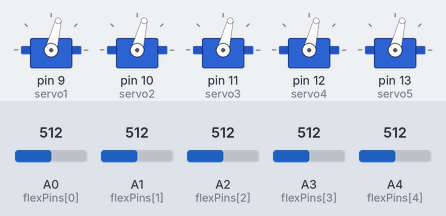
Recording of a sketch running on a simulated Arduino Uno, built with avr-gcc and run on an emulated ATmega328P. Shown: 5 × servo. The inputs (shaded band) are chosen by the test bench; at power-on: A0 (flexPins[0]) = 512, A1 (flexPins[1]) = 512, A2 (flexPins[2]) = 512, A3 (flexPins[3]) = 512, A4 (flexPins[4]) = 512.

Above: at 1.2 s.
1.3 s: A0 (flexPins[0]) set to 716
At 2.5 s:
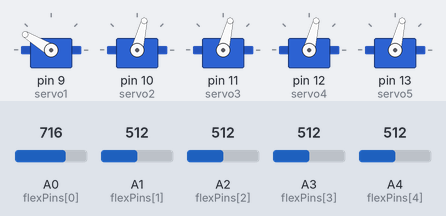
2.8 s: A1 (flexPins[1]) set to 716
At 3.1 s:
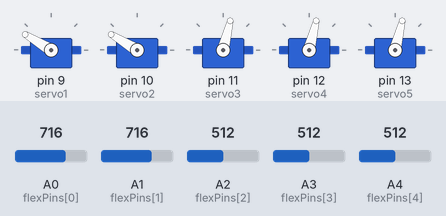
4.3 s: A2 (flexPins[2]) set to 716
At 5.5 s:
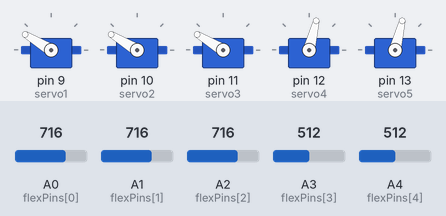
5.8 s: A3 (flexPins[3]) set to 716
At 7.0 s:
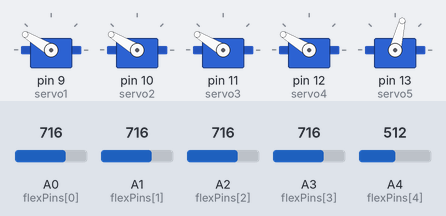
7.3 s: A4 (flexPins[4]) set to 716
At 7.8 s:
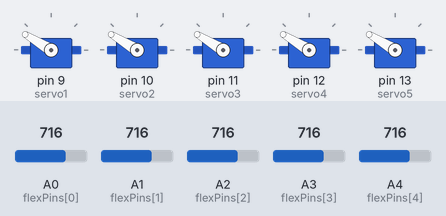
8.8 s: A0 (flexPins[0]) set to 992
At 9.5 s:
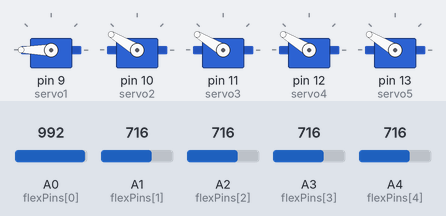
Timing chart, 0 to 11.3 s (numbered marks = the images above; inputs shaded):
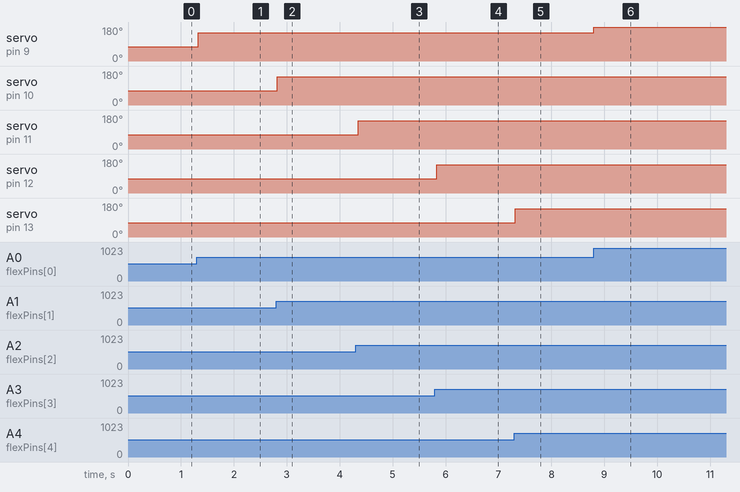

The sketch:

robotic_arm.ino
```cpp
#include <Servo.h>
#include <Wire.h>
#include <MPU6050.h>

MPU6050 mpu;
Servo servo1, servo2, servo3, servo4, servo5;

const int flexPins[] = {A0, A1, A2, A3, A4};
int flexValues[5];

void setup() {
    Serial.begin(9600);
    Wire.begin();
    mpu.initialize();

    servo1.attach(9);
    servo2.attach(10);
    servo3.attach(11);
    servo4.attach(12);
    servo5.attach(13);
}

void loop() {
    for (int i = 0; i < 5; i++) {
        flexValues[i] = analogRead(flexPins[i]);
    }

    int angle1 = map(flexValues[0], 300, 800, 0, 180);
    int angle2 = map(flexValues[1], 300, 800, 0, 180);
    int angle3 = map(flexValues[2], 300, 800, 0, 180);
    int angle4 = map(flexValues[3], 300, 800, 0, 180);
    int angle5 = map(flexValues[4], 300, 800, 0, 180);

    servo1.write(angle1);
    servo2.write(angle2);
    servo3.write(angle3);
    servo4.write(angle4);
    servo5.write(angle5);

    delay(50);
}
```

Measured:
- after the input at 1.3 s, servo on pin 9 (servo1): 76° → 149° at once
- after the input at 2.8 s, servo on pin 10 (servo2): 76° → 149° at once
- after the input at 4.3 s, servo on pin 11 (servo3): 76° → 149° after 0.05 s
- after the input at 5.8 s, servo on pin 12 (servo4): 76° → 149° at once
- after the input at 7.3 s, servo on pin 13 (servo5): 76° → 149° at once
- after the input at 8.8 s, servo on pin 9 (servo1): 149° → 180° at once
